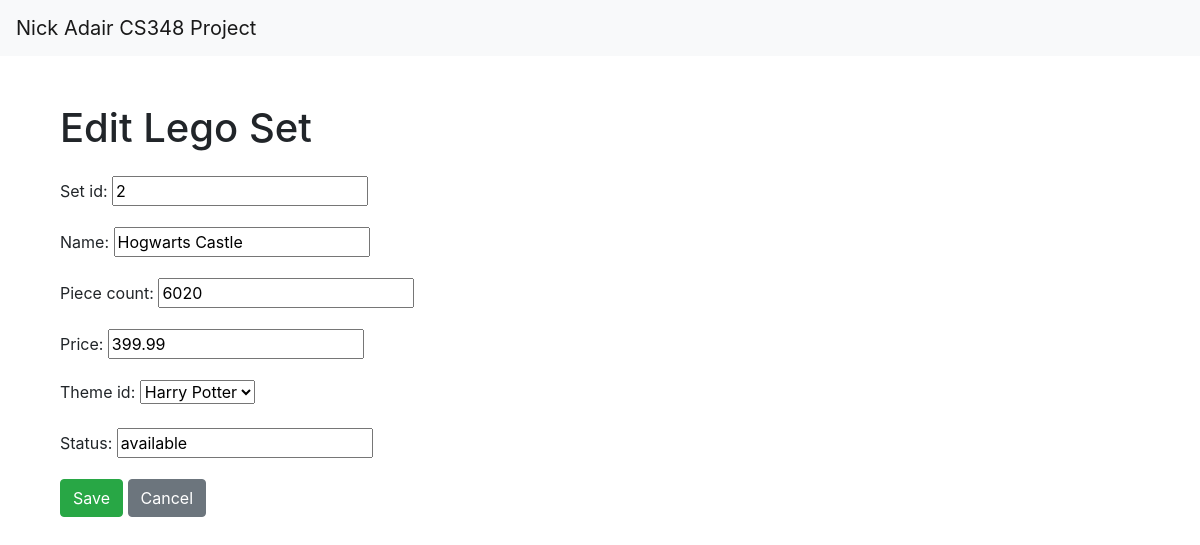
The app's page /sets/edit/2/ with its own data.
### myapp/models.py (models this page shows, shortened)
class LegoSet(models.Model):
    set_id = models.IntegerField()
    name = models.CharField(max_length=500)
    piece_count = models.IntegerField()
    price = models.FloatField()
    theme_id = models.ForeignKey(Theme, on_delete=models.CASCADE)
    status = models.CharField(max_length=250)

### myapp/views.py (the view)
# urls.py: path('sets/edit/<int:set_id>/', views.set_update, name='set_update'),
def set_update(request, set_id):
    lego_set = get_object_or_404(LegoSet, pk=set_id)
    if request.method == 'POST':
        form = LegoSetForm(request.POST, instance=lego_set)
        if form.is_valid():
            form.save()
            return redirect('sets')
    else:
        form = LegoSetForm(instance=lego_set)
    return render(request, 'set_form.html', {'form': form})

### myapp/forms.py
class LegoSetForm(forms.ModelForm):
    class Meta:
        model = LegoSet
        fields = ['set_id', 'name', 'piece_count', 'price', 'theme_id', 'status']

### myapp/models.py (called while the page is built)
    def __str__(self):
        return self.theme_name

### myapp/templates/set_form.html (shortened to what this page needs)
{% extends 'base.html' %}
{% block content %}
<div class="container mt-5">
  <h1 class="mb-4">{{ form.instance.pk|yesno:"Edit Lego Set,Add Lego Set" }}</h1>
  <form method="post">
    {{ form.as_p }}
    <button type="submit" class="btn btn-success">Save</button>
    <a href="{% url 'sets' %}" class="btn btn-secondary">Cancel</a>
  </form>
</div>
{% endblock %}

### records on screen
LegoSet: instance.pk "Edit Lego Set", set_id "2", name "Hogwarts Castle", piece_count "6020", price "399.99", theme_id "Harry Potter", status "available"
